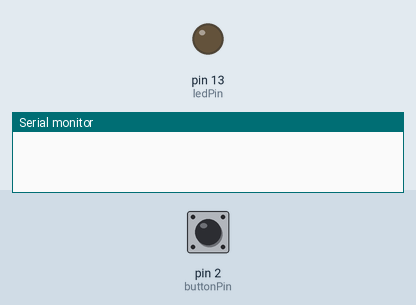
Bench run of a sketch on a simulated Arduino Uno, built with avr-gcc and run on an emulated ATmega328P. Parts: output pins drawn as LEDs (lit = HIGH), the last lines printed to the serial monitor. Inputs (shaded band) come from the test bench; at power-on: pin 2 (buttonPin) LOW.

Above: at 1.2 s.
1.3 s: pin 2 (buttonPin) pulled HIGH for 0.15 s
At 1.38 s:
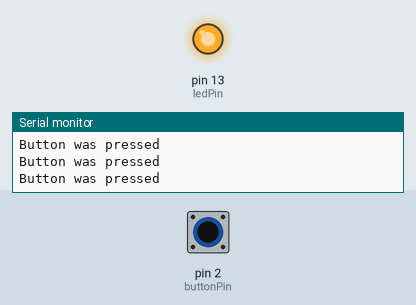
2.9 s: pin 2 (buttonPin) pulled HIGH for 3.2 s
At 6.8 s:
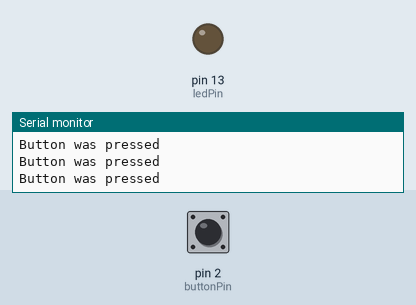
7.6 s: pin 2 (buttonPin) driven HIGH
At 8.5 s:
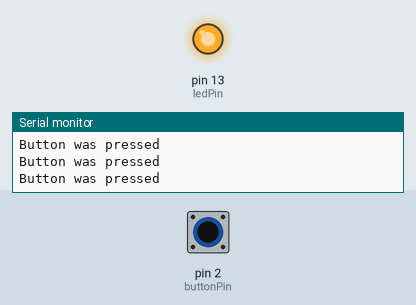
10.6 s: pin 2 (buttonPin) driven LOW
At 11.2 s:
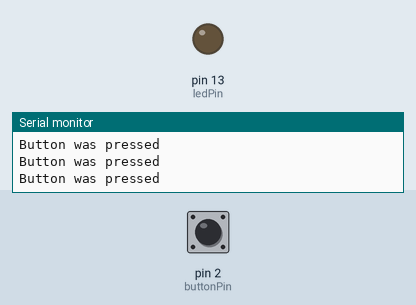
Timing chart, 0 to 13.1 s (numbered marks = the images above; inputs shaded):
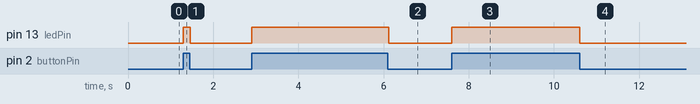

The sketch:

pushButtonLed.ino
```cpp
const int buttonPin = 2;
const int ledPin = 13;
int buttonState = 0;

void setup() {
  // put your setup code here, to run once:
pinMode(buttonPin, INPUT);
pinMode(ledPin, OUTPUT);
Serial.begin(9600);
}

void loop() {
buttonState = digitalRead(buttonPin);
  if(buttonState == HIGH) {
    digitalWrite(ledPin, HIGH);
    Serial.println("Button was pressed");

  } else {
    digitalWrite(ledPin, LOW);

  }

}
```

Measured:
- after the input at 1.3 s, pin 13 (ledPin): LOW → HIGH at once, → LOW 0.16 s later
- after the input at 2.9 s, pin 13 (ledPin): LOW → HIGH at once, → LOW 3.2 s later
- after the input at 7.6 s, pin 13 (ledPin): LOW → HIGH at once
- after the input at 10.6 s, pin 13 (ledPin): HIGH → LOW at once
